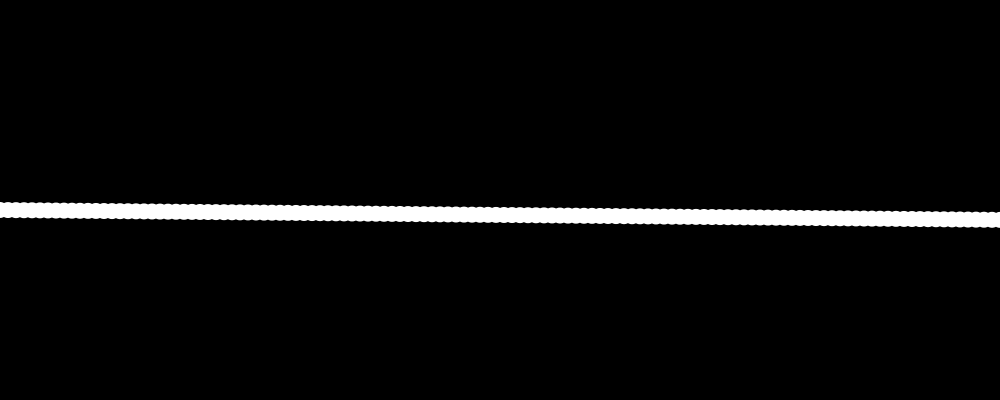
Frame 1 (no input)
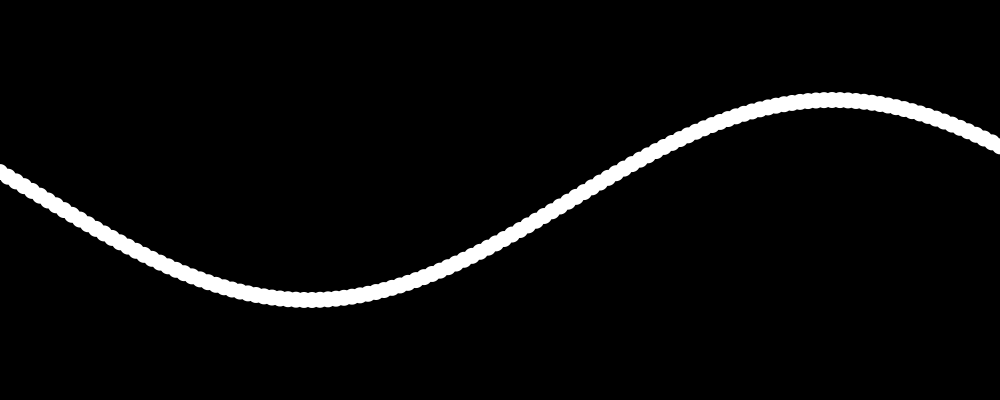
Frame 60 (the mouse pressed at the canvas centre just before this capture)
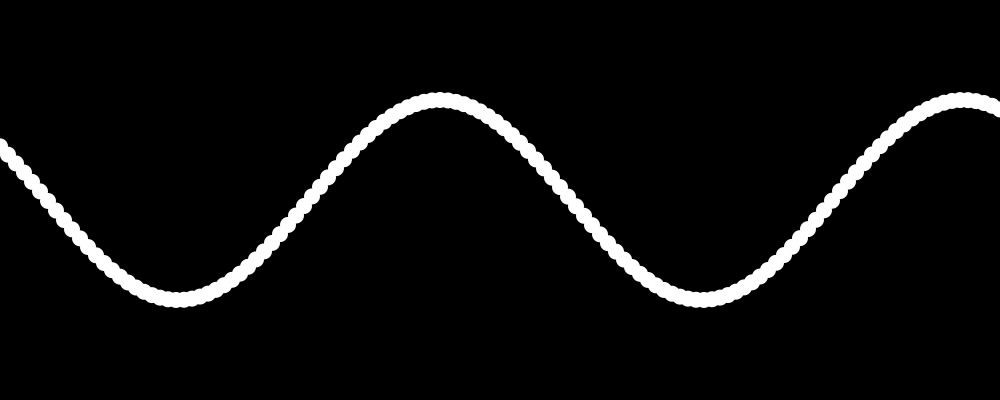
Frame 120 (the mouse held since frame 60 and released just before this capture)

The Processing sketch that drew these frames (run headless with seeded random() and noise(); from frame 60 on, the mouse is pressed at the canvas centre):

// Processing sketch: processing_150845
// ── processing_150845.pde


void setup() {  //setup function called initially, only once
  size(1000, 400);
  frameRate(15);
  background(0);  //set background white
  noStroke();
  fill(255);
}

void draw() {  //draw function loops 
  background(0);  //set background white
  
  for(float x = 0; x <= 1000; x += 8){
      float y = 200 + 100*sin((0.0001*frameCount)*x+0.1*frameCount);
      ellipse(x,y,16,16);
      }
}
